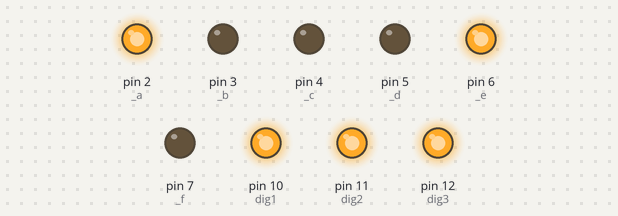
Recording of a sketch running on a simulated Arduino Uno, built with avr-gcc and run on an emulated ATmega328P. Parts: output pins drawn as LEDs (lit = HIGH).

Above: at 0.1 s.
Timing chart, 0 to 1.6 s (numbered marks = the images above):
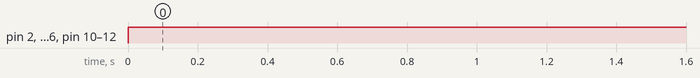

The sketch:

signal1.ino
```cpp
const int _a=2;
const int _b=3;
const int _c=4;
const int _d=5;
const int _e=6;
const int _f=7;
const int _g=7;
const int _dot=6;
int dig1=10;
int dig2=11;
int dig3=12;
void setup() {
  // put your setup code here, to run once:
  pinMode(_a,OUTPUT);
  pinMode(_b,OUTPUT);
  pinMode(_c,OUTPUT);
  pinMode(_d,OUTPUT);
  pinMode(_e,OUTPUT);
  pinMode(_f,OUTPUT);
  pinMode(_g,OUTPUT);
  pinMode(_dot,OUTPUT);
  pinMode(dig1, OUTPUT);
  pinMode(dig2, OUTPUT);
  pinMode(dig3, OUTPUT);
}
void loop() {
  // put your main code here, to run repeatedly:
  digitalWrite(dig1, HIGH);
  digitalWrite(dig2, HIGH);
  digitalWrite(dig3, HIGH);
  digitalWrite(_e,LOW);
  digitalWrite(_b,LOW);
  digitalWrite(_c,LOW);
  digitalWrite(_d,LOW);
  digitalWrite(_g,LOW);
  digitalWrite(_f,LOW);
  digitalWrite(_a,HIGH);
 digitalWrite(_dot,HIGH);
  delay(1000);
}
```

Measured:
- by itself, pin 2 (_a), pin 6 (_e), pin 10 (dig1), pin 11 (dig2), pin 12 (dig3): LOW → HIGH at 0.00 s
